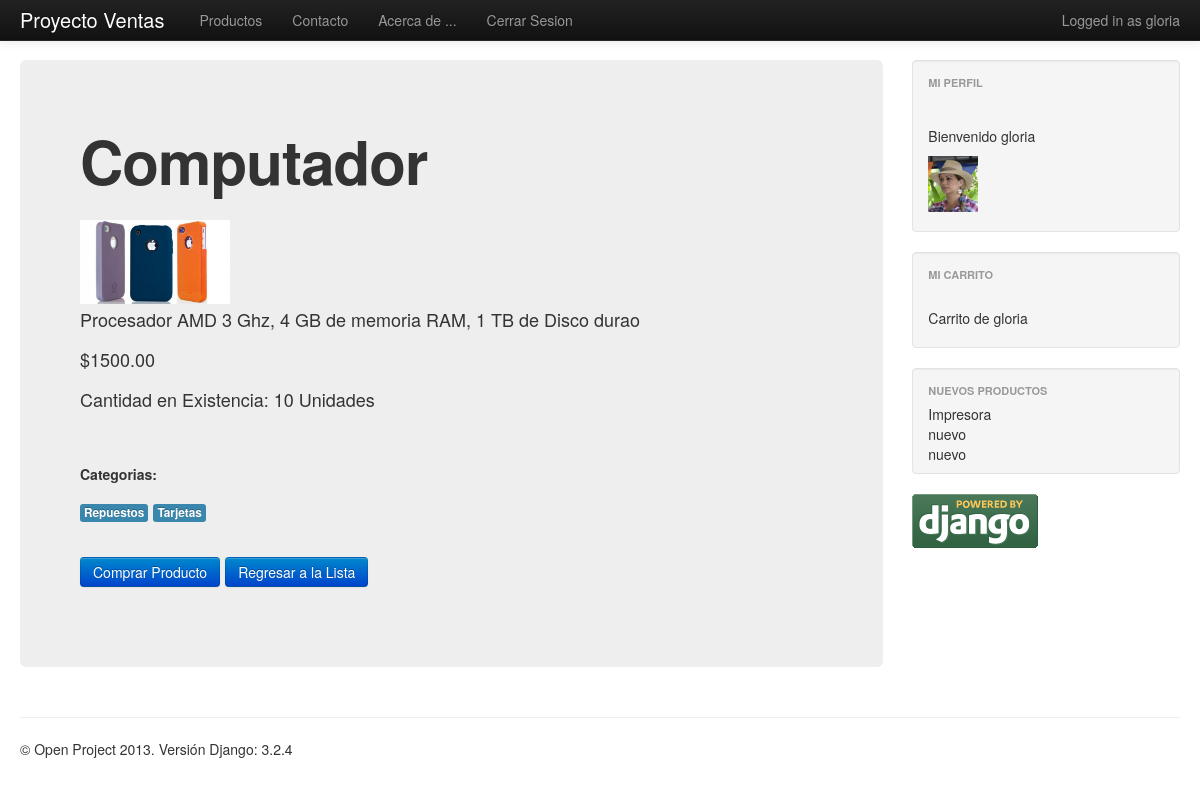
Screenshot of /producto/1/ (signed in) with the database file from the repository.
### demo/apps/ventas/models.py (models this page shows, shortened)
class producto(models.Model):
	def url(self,filename):
		ruta = "MultimediaData/Producto/%s/%s"%(self.nombre,str(filename))
		return ruta
	def thumbnail(self):
		return '<a href="/media/%s"><img src="/media/%s" width=50px heigth=50px/></a>'%(self.imagen,self.imagen)
	thumbnail.allow_tags = True
	nombre		= models.CharField(max_length=100)
	descripcion	= models.TextField(max_length=300)
	status		= models.BooleanField(default=True)
	imagen 		= models.ImageField(upload_to=url,null=True,blank=True)
	precio		= models.DecimalField(max_digits=6,decimal_places=2)
	iva			= models.FloatField()
	stock		= models.IntegerField()
	categorias	= models.ManyToManyField(categoriaProducto,null=True,blank=True)

class categoriaProducto(models.Model):
	nombre 	= models.CharField(max_length=200)
	descripcion = models.TextField(max_length=400)

### demo/apps/home/views.py (the view)
# urls.py: url(r'^producto/(?P<id_prod>.*)/$',singleProduct_view,name='vista_single_producto'),
def singleProduct_view(request,id_prod):
	prod = producto.objects.get(id=id_prod)
	cats = prod.categorias.all() # Obteniendo las categorias del producto encontrado
	ctx = {'producto':prod,'categorias':cats}
	return render(request,'home/SingleProducto.html',ctx)#,context_instance=RequestContext(request))

### demo/apps/context_processors.py (called while the page is built)
def user_image(request):
	try:
		imagen = None
		user = request.user
		up = userProfile.objects.get(user=user)
		imagen = "/media/%s"%up.photo
	except:
		imagen = "/media/images/user.jpg"
	return imagen

def my_processor(request):
	context = {"django_version":django.get_version(),
				"get_image_profile":user_image(request),
	}
	return context

### demo/templates/home/SingleProducto.html (shortened to what this page needs)
{% extends 'base.html' %}
{%block content %}
<h1> {{ producto.nombre }}</h1><br>
<img src="/media/{{ producto.imagen }}" width="150px" heigth="150px"/>
<p> {{ producto.descripcion }}</p>
<p> ${{ producto.precio }}</p>
<p> Cantidad en Existencia: {{ producto.stock }} Unidades </p>
<br>
<h5> Categorias:</h5>
{% for cat in categorias %}
<span class="label label-info"> {{cat.nombre}}</span>
{% endfor %}
<br><br>
{% if producto.stock > 0 %}
	<a id="comprar" class="btn btn-primary" href="#"> Comprar Producto </a>
{% endif %}
<a class="btn btn-primary" href="javascript:window.history.go(-1);"> Regresar a la Lista </a>
{% endblock %}

### demo/templates/base.html (shortened to what this page needs)
<!DOCTYPE html>
<html lang="es">
  <head>
    <link href="/media/bootstrap/css/bootstrap.css" rel="stylesheet">
    <link href="/media/bootstrap/css/bootstrap-responsive.css" rel="stylesheet">
  </head>
  <body>
    <div class="navbar navbar-inverse navbar-fixed-top">
      <div class="navbar-inner">
        <div class="container-fluid">
          <a class="brand" href="{% url "vista_principal" %}">Proyecto Ventas </a>
            {% if user.is_authenticated %}
            <p class="navbar-text pull-right">
              Logged in as {{ user.username }}
            </p>
            {% endif %}
            <ul class="nav">
              <li><a href="/productos/page/1/">Productos</a></li>
              <li><a href="{% url "vista_contacto" %}">Contacto</a></li>
              <li><a href="{% url "vista_about" %}">Acerca de ...</a></li>
              {% if user.is_authenticated %}
  				    <li><a href="{% url "vista_logout" %}"> Cerrar Sesion </a></li>
  		        {% else %}
  				    <li><a href="{% url "vista_login" %}"> Login </a></li>
  		        {% endif %}
        </div>
      </div>
    </div>
    <div class="container-fluid">
      <div class="row-fluid">
        <div class="span9">
          <div class="hero-unit">
            {% block content %}
            {% endblock %}
          </div>
        </div>
        <div class="span3">
          <div class="well sidebar-nav">
            <ul class="nav nav-list">
              <li class="nav-header">Mi perfil</li>
              <br><p align="justify">
              {%if user.is_authenticated %}
                <p>Bienvenido {{ user }} </p>
                <img src="{{get_image_profile}}" width="50px" heigth="50px"/>
              {% else %}
                <a href="/login/" class="btn btn-primary">Login<a>
              {% endif %}
              </p>
            </ul>
          </div>
          <div class="well sidebar-nav">
            <ul class="nav nav-list">
			 {%if user.is_authenticated %}
              <li class="nav-header">Mi Carrito</li>
              <br><p align="justify">
              	Carrito de {{user.username}}
              </p>
			  {% else %}
			  <p> Por favor <a href="/login/">Identifiquese</a>
            </ul>
		    {% endif %}
          </div>
          <div class="well sidebar-nav">
            <ul class="nav nav-list" id="ProductosNuevos">
              <li class="nav-header">Nuevos Productos</li>
            </ul>
          </div>
           <img src="/media/images/django.gif"/>
        </div>
      </div>
      <hr>
      <footer>
        <p>&copy; Open Project 2013. Versión Django: {{django_version}}</p>
      </footer>
    </div>
  </body>
</html>

### demo/templates/base.html (style rules this page uses)
body { padding-top: 60px; padding-bottom: 40px; }
.sidebar-nav { padding: 9px 0; }

### rows the page displays
producto: nombre "Computador", imagen (picture), descripcion "Procesador AMD 3 Ghz, 4 GB de memoria RAM, 1 TB de Disco durao", precio "1500.00", stock "10"
categoriaProducto: nombre "Repuestos"
categoriaProducto: nombre "Tarjetas"

### other values shown
{{ user.username }} "gloria"
{{ user }} "gloria"
{{ django_version }} "3.2.4"
